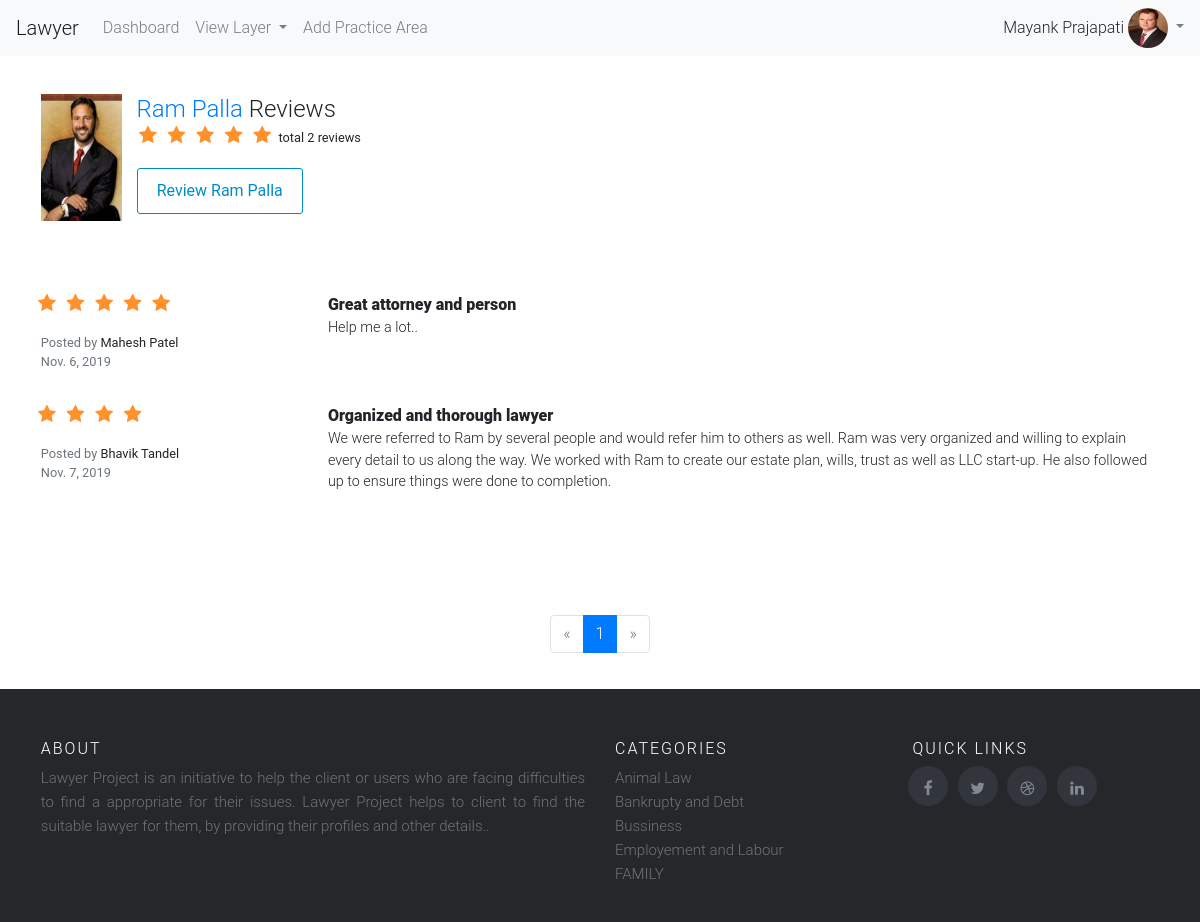
The app's page /viewall_review_lawyer/3 (signed in) with its own data.
### lawyer/models.py (models this page shows, shortened)
class Lawyer(models.Model):
    YEAR = (
        ('2019', '2019'),
        ('2018', '2018'),
        ('2017', '2017'),
        ('2016', '2016'),
        ('2015', '2015'),
        ('2014', '2014'),
        ('2013', '2013'),
        ('2012', '2012'),
        ('2011', '2011'),
        ('2010', '2010'),
        ('2009', '2009'),
        ('2008', '2008'),
        ('2007', '2007'),
        ('2006', '2006'),
        ('2005', '2005'),
        ('2004', '2004'),
        ('2003', '2003'),
        ('2002', '2002'),
        ('2001', '2001'),
        ('2000', '2000'),
    )
    user = models.OneToOneField(User,on_delete=models.CASCADE)
    address1 = models.CharField(max_length=400,blank=False,null=False,validators=[
        RegexValidator(regex='(^[A-Za-z0-9]+|,| |/|[A-Za-z]+)+[A-Za-z0-9]+|,| |$',message='Enter Valid Address1')
    ])
    address2 = models.CharField(max_length=400,blank=False,null=False,validators=[
        RegexValidator(regex='(^[A-Za-z0-9]+|,| |/|[A-Za-z]+)+[A-Za-z0-9]+|,| |$',message='Enter Valid Address2')
    ])
    city = models.CharField(max_length=128,blank=False,null=False,validators=[
        RegexValidator(regex='[A-Za-z]{2}[a-z]+$',message='City should only contain letters and mustcontains atleast 2 chracters..')
    ])
    state = models.ForeignKey(State,on_delete=models.CASCADE,null=False,blank=False)
    zipcode = models.CharField(max_length=128,blank=False,null=False,validators=[
        RegexValidator(regex='^[0-9]{6}$',message='Enter Valid Zipcode')
    ])
    phone_number = models.CharField(max_length=128,blank=False,null=False,validators=[
        RegexValidator(regex='^[6|7|8|9]+[0-9]{9}$',message='Enter 10 digit number')
    ])
    license_in = models.ForeignKey(State,on_delete=models.CASCADE,blank=False,null=False,related_name='license_id')
    license_id = models.CharField(max_length=128,blank=False,null=False,validators=[
        RegexValidator(regex='^[A-Za-z0-9]*$',message='Enter Valid License Id')
    ])
    year_admitted = models.CharField(choices=YEAR,max_length=128,blank=False,null=False,)
    profile_image = models.ImageField(upload_to='profile_images',blank=False,null=False,)

class Review_Lawyer(models.Model):
    lawyer_id = models.ForeignKey(Lawyer,on_delete=models.CASCADE, blank=False, null=False)
    user = models.ForeignKey(User,on_delete=models.CASCADE, blank=False, null=False)
    title = models.CharField(max_length=228, blank=False, null=False)
    review = models.CharField(max_length=5000, blank=False, null=False)
    rating = models.IntegerField(blank=False)
    date = models.DateField(blank=False, null=False,auto_now_add=True)
    class Meta:
        verbose_name_plural = 'Review Lawyer'

class Practice_area(models.Model):
    practice = models.CharField(max_length=128,blank=True, null=True)
    class Meta:
        verbose_name_plural = 'Practice Area'

### lawyer/views.py (the view)
# urls.py: path('viewall_review_lawyer/<lid>',views.viewall_review_lawyer,name='viewall_review_lawyer'),
@login_required(login_url='/login/')
def viewall_review_lawyer(request,lid):
    lawyer = Lawyer.objects.get(user_id=lid)
    review_lawyer = Review_Lawyer.objects.filter(lawyer_id__user_id=lid).order_by('-rating')
    review_count = Review_Lawyer.objects.filter(lawyer_id__user_id=lid).values('lawyer_id__user_id').annotate(dcount=Count('review'))
    page = request.GET.get('page', 1)
    paginator = Paginator(review_lawyer, 5)
    try:
        review_lawyer = paginator.page(page)
    except PageNotAnInteger:
        review_lawyer = paginator.page(1)
    except EmptyPage:
        review_lawyer = paginator.page(paginator.num_pages)
    return render(request,'client/viewall_review_lawyer.html',{'lawyer':lawyer,'review_lawyer':review_lawyer,'review_count':review_count})

### lawyer/templatetags/practice_menu.py (called while the page is built)
def practice_area():
    practice = Practice_area.objects.all()
    return practice

### lawyer/templatetags/profile_tag.py (called while the page is built)
def profile_menu(lid):
    print(lid)
    try:
        if lid:
            profile = Lawyer.objects.get(user_id=lid)
            return profile.profile_image
    except Exception as e:
        print(e)

### templates/client/viewall_review_lawyer.html (shortened to what this page needs)
 {% extends 'client/base.html' %} {% block body_block %}
<div class="container u-vertical-padding-1">
    <div class="row">
        <div class="col-xs-4 col-xs-offset-4 col-sm-1 col-sm-offset-0 remove-right-gutter">
            <div class="text-right text-center-xs"><a href='{% url "lawyer_profile" lawyer.user.id %}'><img class="img-responsive u-bg-cool-gray" style="width: 112px;" src="{{ MEDIA_URL }}/{{ lawyer.profile_image }}"></a>
            </div>
        </div>
        <div class="col-xs-12 col-sm-11 text-center-xs">
            <h1 class="u-vertical-margin-0 name-review"><a href='{% url "lawyer_profile" lawyer.user.id %}'>{{lawyer.user.first_name}} {{lawyer.user.last_name}} </a>    Reviews</h1>
            <p class="h2 u-vertical-margin-0 rating-stars">
                 <div class='rating-stars'  style='margin-left:-4%;'>
            <ul id='stars'>
                <li class='star' title='Poor' data-value='1' value='Poor'>
                    <i class='fa fa-star fa-fw'></i>
                </li>
                <li class='star' title='Fair' data-value='2'>
                    <i class='fa fa-star fa-fw'></i>
                </li>
                <li class='star' title='Good' data-value='3'>
                    <i class='fa fa-star fa-fw'></i>
                </li>
                <li class='star' title='Excellent' data-value='4'>
                    <i class='fa fa-star fa-fw'></i>
                </li>
                <li class='star' title='WOW!!!' data-value='5'>
                    <i class='fa fa-star fa-fw'></i>
                </li>
                <li class='star'>
                  {% for c in review_count %}
                  <small>total {{c.dcount}} reviews</small>
                  {% endfor %}
                </li>
            </ul>
        </div>
            </p>
            <div class="u-spacer-half"></div><a rel="nofollow" class="btn-review btn-outline-review" style='text-decoration: none;' href="{% url "review_lawyer" lawyer.user.id %}">Review {{lawyer.user.first_name}} {{lawyer.user.last_name}}</a></div>
    </div>
</div>
<div class='container'>
 {% for r in review_lawyer %}
    <div class="row" style='margin-top:3%;'>
        <div class="col-xs-12 col-md-3">
            <div class='rating-stars' style='margin-left:-18%;'>
                <ul>
                    {% for i in "x"|rjust:r.rating %}
                    <li class='star'>
                        <i class='star fa fa-star fa-fw'></i>
                    </li>
                    {% endfor %}
                </ul>
            </div>
            <small>
                <span class="text-muted" style='padding-top:-5px;'>Posted by</span> {{r.user}} {{r.user.last_name}}
                <br class="hidden-xs">
                <span class="text-muted"><time datetime="2019-09-02T22:58:43Z" data-local="time" data-format="%B %e, %Y" title="September 3, 2019 at 4:28am IST" data-localized="true">{{r.date}}</time>
                </span>
            </small>
        </div>
        <div class="col-xs-12 col-md-9 pull-right">
        <h3 class="u-vertical-margin-0 all_review_name" itemprop="headline"><b>{{r.title}}</b></h3>
           <p class='lawyer_review_list'>{{r.review}}</p>
        </div>
    </div>
         {% endfor %}
</div>
<div class='container paginator-margin-top text-xs-center'>
    <nav>
        <div id='pagination_change'>
            <ul class="pagination">
                {% if review_lawyer.has_previous %}
                <li class="page-item"><a class="page-link" href="?page={{ review_lawyer.previous_page_number }}">&laquo;</a></li>
                {% else %}
                <li class="page-item disabled"><span class="page-link">&laquo;</span></li>
                {% endif %} {% for i in review_lawyer.paginator.page_range %} {% if review_lawyer.number == i %}
                <li class="page-item active"><span class="page-link">{{ i }} <span class="sr-only">(current)</span></span>
                </li>
                {% else %}
                <li class="page-item"><a class="page-link" href="?page={{ i }}">{{ i }}</a></li>
                {% endif %} {% endfor %} {% if data.has_next %}
                <li class="page-item"><a class="page-link" href="?page={{ review_lawyer.next_page_number }}">&raquo;</a></li>
                {% else %}
                <li class="page-item disabled"><span class="page-link">&raquo;</span></li>
                {% endif %}
            </ul>
        </div>
    </nav>
</div>
{% endblock %}

### templates/client/base.html (shortened to what this page needs)
<html>
{% load staticfiles %}
{% load crispy_forms_tags %}
{% load practice_menu %}
{% load profile_tag %}
<head>
    <link href='{% static "css/bootstrap.css" %}' rel='stylesheet' />
    <link href='{% static "css/style.css" %}' rel='stylesheet' />
    <link href='{% static "css/carousel.css" %}' rel='stylesheet' />
    <link href='{% static "css/glyphicon.css" %}' rel='stylesheet' />
    <link rel="stylesheet" href="https://cdnjs.cloudflare.com/ajax/libs/font-awesome/4.7.0/css/font-awesome.min.css">
</head>
<body>
    <nav class="navbar navbar-expand-lg navbar-light bg-light">
        <a class="navbar-brand" href="#">Lawyer
        </a>
        <div class="collapse navbar-collapse" id="navbarSupportedContent">
            <ul class="navbar-nav mr-auto">
                <li class="nav-item">
                    <a class="nav-link" href="{% url 'index' %}">Dashboard<span class="sr-only">(current)</span></a>
                </li>
                <li class="nav-item dropdown">
                    <a class="nav-link dropdown-toggle" href="http://example.com" id="navbarDropdownMenuLink" data-toggle="dropdown" aria-haspopup="true" aria-expanded="false">
                        View Layer
                    </a>
                            {% practice_area as practice %}
                </li>
                  {% if user.is_superuser %}
                        <li class="nav-item">
                    <a class="nav-link" href="{% url 'add_practice_area' %}">Add Practice Area</a>
                </li>
                  {% endif %}
            </ul>
         <form class="form-inline my-2 my-lg-0">
            {% if  request.user.is_superuser %}
              {{request.user.first_name}} {{request.user.last_name}}&nbsp;
             <ul class="navbar-nav">
                <li class="nav-item dropdown">
                    <a class="nav-link dropdown-toggle" style='padding:0 0;' href="#" id="navbarDropdownMenuLink" role="button" data-toggle="dropdown" aria-haspopup="true" aria-expanded="false">
                        <img src='{{MEDIA_URL}}{{ request.user.id|profile_menu }}' height='40' width='40' style='border-radius:50%;'/>
                   </a>
                </li>
            </ul>
            {% endif %}
            </form>
        </div>
    </nav>
    {% block body_block %} {% endblock %}
<footer class="site-footer" style='margin-top:3%;'>
    <div class="container">
        <div class="row">
            <div class="col-sm-12 col-md-6">
                <h6>About</h6>
                <p class="text-justify">Lawyer Project is an initiative to help the client or users who are facing difficulties to find a appropriate for their issues.
                Lawyer Project helps to client to find the suitable lawyer for them, by providing their profiles and other details..
                </p>
            </div>
            <div class="col-xs-6 col-md-3">
                <h6>Categories</h6>
                <ul class="footer-links">
                 {% practice_area as practice %}
                    {% for i in practice %}
                     <li><a class="dropdown-item-footer" href="{% url 'view_lawyers' %}?practice_area={{i.practice}}">{{i.practice}}</a></li>
                 {% endfor %}
                </ul>
            </div>
            <div class="col-xs-6 col-md-3">
                <h6 style='margin-left:4%;'>Quick Links</h6>
               <ul class="social-icons">
                    <li><a class="facebook" href="https://www.facebook.com/"><i class="fa fa-facebook" style='margin-top:35%;'></i></a></li>
                    <li><a class="twitter" href="https://www.twitter.com/"><i class="fa fa-twitter" style='margin-top:35%;'></i></a></li>
                    <li><a class="dribbble" href="https://www.dribble.com/"><i class="fa fa-dribbble" style='margin-top:35%;'></i></a></li>
                    <li><a class="linkedin" href="https://www.linkedin.com/"><i class="fa fa-linkedin" style='margin-top:35%;'></i></a></li>
                </ul>
            </div>
        </div>
    </div>
</footer>
</body>
</html>

### static/css/style.css (style rules this page uses)
.h2 { font-size: 1.25em; line-height: 1.4; }
.row { margin-left: -1.2rem; margin-right: -1.2rem; }
p { overflow-wrap: break-word; word-wrap: break-word; word-break: break-word; margin: 0 0 0.75em; }
.text-muted { opacity: 1; color: #777777 }
.u-vertical-padding-1 { padding-top: 2.4rem !important; padding-bottom: 2.4rem !important; }
.remove-right-gutter { padding-right: 0; }
.u-bg-cool-gray { background-color: #CDCFCE !important; }
.img-responsive { max-width: 100%; height: 100%; }
.u-vertical-margin-0 { margin-top: 0rem !important; margin-bottom: 0rem !important; }
.name-review { font-size: 1.50em; line-height: 1.2857142857; }
.btn-outline-review { color: #008CC9; background-color: transparent; border: 1px solid currentColor; }
.btn-review { padding: 0.6rem 1.2rem; font-size: 1em; line-height: 1.5; border-radius: 3px; display: inline-block; cursor: pointer; user-select: none; margin-bottom: 0; background-image: none; font-weight: 400; text-align: center; vertical-align: middle; transition: all 0.3s ease; }
.rating-stars ul { list-style-type: none; padding-left: -50px; }
.rating-stars ul>li.star { display: inline-block; }
.rating-stars ul>li.star>i.fa { font-size: 1.2em; color: #FF912C; }
.all_review_name { font-size: 1em; line-height: 1.5; font-weight: 700; }
.lawyer_review_list { margin: 0 0 0.75em; font-size: 0.9rem; }
.paginator-margin-top { margin-top: 5%; }
.pagination { margin-top: 10%; justify-content: center; }
.site-footer { background-color: #26272b; padding: 45px 0 20px; font-size: 15px; line-height: 24px; color: #737373; }
.site-footer h6 { color: #fff; font-size: 16px; text-transform: uppercase; margin-top: 5px; letter-spacing: 2px }
.site-footer a { color: #737373; }
.footer-links { padding-left: 0; list-style: none }
.footer-links li { display: block }
.footer-links a { color: #737373 }
.site-footer .social-icons a { width: 40px; height: 40px; line-height: 40px; margin-left: 6px; margin-right: 0; border-radius: 100%; background-color: #33353d }
.social-icons { padding-left: 0; margin-bottom: 0; list-style: none }
.social-icons li { display: inline-block; margin-bottom: 4px }
.social-icons a { background-color: #eceeef; color: #818a91; font-size: 16px; display: inline-block; line-height: 44px; width: 44px; height: 44px; text-align: center; margin-right: 8px; border-radius: 100%; -webkit-transition: all .2s linear; -o-transition: all .2s linear; transition: all .2s linear }

### records on screen
Lawyer: profile_image (picture), user.first_name "Ram", user.last_name "Palla"
Review_Lawyer: rating 5 (drawn), user "Mahesh", user.last_name "Patel", date "Nov. 6, 2019", title "Great attorney and person", review "Help me a lot.."
Review_Lawyer: rating 4 (drawn), user "Bhavik", user.last_name "Tandel", date "Nov. 7, 2019", title "Organized and thorough lawyer", review "We were referred to Ram by several people and would refer him to others as well. Ram was very organized and willing to explain every detail to us along the way. We worked with Ram to create our estate plan, wills, trust as well as LLC start-up. He also followed up to ensure things were done to completion."
Practice_area: practice "Animal Law"
Practice_area: practice "Bankrupty and Debt"
Practice_area: practice "Bussiness"
Practice_area: practice "Employement and Labour"
Practice_area: practice "FAMILY"

### other values on screen
{{ request.user.first_name }} "Mayank"
{{ request.user.last_name }} "Prajapati"
{{ c.dcount }} "2"
{{ i }} "1"
